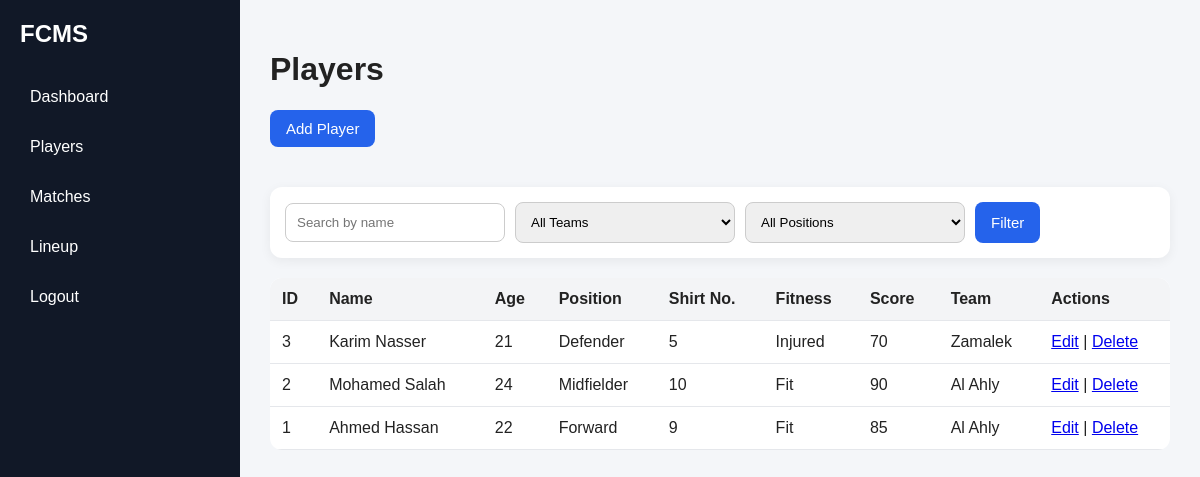
The app's page /public/index.php?page=players (signed in) with its own data.
### tables this page shows
CREATE TABLE `players` (
  `playerId` int(11) NOT NULL,
  `userId` int(11) DEFAULT NULL,
  `teamId` int(11) DEFAULT NULL,
  `name` varchar(100) NOT NULL,
  `age` int(11) DEFAULT NULL,
  `position` varchar(50) DEFAULT NULL,
  `shirtNumber` int(11) DEFAULT NULL,
  `fitnessStatus` varchar(50) DEFAULT NULL,
  `performanceScore` int(11) DEFAULT 0
);

CREATE TABLE `teams` (
  `teamId` int(11) NOT NULL,
  `teamName` varchar(100) NOT NULL,
  `category` varchar(50) DEFAULT NULL
);

### app/controllers/PlayerController.php (called while the page is built, shortened)
<?php
require_once __DIR__ . '/../core/Controller.php';
require_once __DIR__ . '/../models/Player.php';
class PlayerController extends Controller
{
    private $playerModel;
    public function __construct()
    {
        $this->playerModel = new Player();
    }
    public function index()
    {
        $search = $_GET['search'] ?? '';
        $teamId = $_GET['teamId'] ?? '';
        $position = $_GET['position'] ?? '';
        $players = $this->playerModel->getAllPlayers($search, $teamId, $position);
        $teams = $this->playerModel->getTeams();
        $this->view('players/index', [
            'players' => $players,
            'teams' => $teams,
            'search' => $search,
            'selectedTeam' => $teamId,
            'selectedPosition' => $position
        ]);
    }
}

### app/core/Database.php (called while the page is built, shortened)
<?php
class Database
{
    private static $instance = null;
    private $connection;
    private function __construct()
    {
        $this->connection = new mysqli(DB_HOST, DB_USER, DB_PASS, DB_NAME);
        $this->connection->set_charset('utf8mb4');
    }
    public static function getInstance()
    {
        if (self::$instance === null) {
            self::$instance = new Database();
        }
        return self::$instance;
    }
    public function getConnection()
    {
        return $this->connection;
    }
}

### app/core/Model.php (called while the page is built, shortened)
<?php
require_once __DIR__ . '/Database.php';
class Model
{
    public function __construct()
    {
        $this->db = Database::getInstance()->getConnection();
    }
}

### app/models/Player.php (called while the page is built, shortened)
<?php
require_once __DIR__ . '/../core/Model.php';
class Player extends Model
{
    public function getAllPlayers($search = '', $teamId = '', $position = '')
    {
        $sql = "SELECT players.*, teams.teamName
                FROM players
                LEFT JOIN teams ON players.teamId = teams.teamId
                WHERE 1";
        $sql .= " ORDER BY players.playerId DESC";
        $stmt = $this->db->prepare($sql);
        $stmt->execute();
        return $stmt->get_result();
    }
}

### app/views/players/index.php (the view, shortened to what this page needs)
<!DOCTYPE html>
<html lang="en">
<head>
    <link rel="stylesheet" href="<?php echo BASE_URL; ?>css/style.css">
</head>
<body>
<div class="layout">
    <aside class="sidebar">
        <h2>FCMS</h2>
        <ul>
            <li><a href="<?php echo BASE_URL; ?>index.php?page=dashboard">Dashboard</a></li>
            <li><a href="<?php echo BASE_URL; ?>index.php?page=players">Players</a></li>
            <li><a href="<?php echo BASE_URL; ?>index.php?page=matches">Matches</a></li>
            <li><a href="<?php echo BASE_URL; ?>index.php?page=lineup">Lineup</a></li>
            <li><a href="<?php echo BASE_URL; ?>index.php?page=logout">Logout</a></li>
        </ul>
    </aside>
    <main class="content">
        <h1>Players</h1>
        <a class="btn-primary small-btn" href="<?php echo BASE_URL; ?>index.php?page=players&action=create">
            Add Player
        </a>
        <form method="GET" action="<?php echo BASE_URL; ?>index.php" class="filter-form">
            <input type="text" name="search" placeholder="Search by name"
                   value="<?php echo htmlspecialchars($search ?? ''); ?>">
            <select name="teamId">
                <option value="">All Teams</option>
            </select>
            <select name="position">
                <option value="">All Positions</option>
            </select>
            <button type="submit" class="btn-primary">Filter</button>
        </form>
        <table class="data-table">
            <tr>
                <th>ID</th>
                <th>Name</th>
                <th>Age</th>
                <th>Position</th>
                <th>Shirt No.</th>
                <th>Fitness</th>
                <th>Score</th>
                <th>Team</th>
                <th>Actions</th>
            </tr>
            <?php if ($players && $players->num_rows > 0): ?>
                <?php while ($row = $players->fetch_assoc()): ?>
                    <tr>
                        <td><?php echo $row['playerId']; ?></td>
                        <td><?php echo htmlspecialchars($row['name']); ?></td>
                        <td><?php echo htmlspecialchars($row['age']); ?></td>
                        <td><?php echo htmlspecialchars($row['position']); ?></td>
                        <td><?php echo htmlspecialchars($row['shirtNumber']); ?></td>
                        <td><?php echo htmlspecialchars($row['fitnessStatus']); ?></td>
                        <td><?php echo htmlspecialchars($row['performanceScore']); ?></td>
                        <td><?php echo htmlspecialchars($row['teamName'] ?? 'No Team'); ?></td>
                        <td>
                            <a href="<?php echo BASE_URL; ?>index.php?page=players&action=edit&id=<?php echo $row['playerId']; ?>">Edit</a>
                            |
                            <a href="<?php echo BASE_URL; ?>index.php?page=players&action=delete&id=<?php echo $row['playerId']; ?>"
                               onclick="return confirm('Are you sure you want to delete this player?');">
                                Delete
                            </a>
                        </td>
                    </tr>
                <?php endwhile; ?>
            <?php else: ?>
                <tr>
                    <td colspan="9">No players found.</td>
                </tr>
            <?php endif; ?>
        </table>
    </main>
</div>
</body>
</html>

### public/index.php (shortened to what this page needs)
<?php
$page = $_GET['page'] ?? 'login';
$action = $_GET['action'] ?? 'index';
$authController = new AuthController();
if ($page === 'login') {
    if ($action === 'submit') {
        $authController->login();
    } else {
        $authController->showLogin();
    }
} elseif ($page === 'dashboard') {
    $authController->dashboard();
} elseif ($page === 'logout') {
    $authController->logout();
} elseif ($page === 'players') {
    require_once __DIR__ . '/../app/controllers/PlayerController.php';
    $playerController = new PlayerController();
    if ($action === 'create') {
        $playerController->create();
    } elseif ($action === 'store') {
        $playerController->store();
    } elseif ($action === 'edit') {
        $playerController->edit();
    } elseif ($action === 'update') {
        $playerController->update();
    } elseif ($action === 'delete') {
        $playerController->delete();
    } else {
        $playerController->index();
    }
}

### app/core/Controller.php (shortened to what this page needs)
<?php
class Controller
{
    protected function view($view, $data = [])
    {
        extract($data);
        $viewPath = __DIR__ . '/../views/' . $view . '.php';
        if (file_exists($viewPath)) {
            require_once $viewPath;
        } else {
            die('View not found: ' . $view);
        }
    }
}

### public/css/style.css (style rules this page uses)
* { box-sizing: border-box; font-family: Arial, sans-serif; }
body { margin: 0; background: #f4f6f9; color: #222; }
input, select, textarea { width: 100%; padding: 11px; border: 1px solid #ccc; border-radius: 8px; }
.btn-primary, .btn-secondary { display: inline-block; border: none; color: white; padding: 12px 16px; border-radius: 8px; cursor: pointer; font-size: 15px; text-decoration: none; }
.btn-primary { background: #2563eb; }
.layout { display: flex; min-height: 100vh; }
.sidebar { width: 240px; background: #111827; color: white; padding: 20px; flex-shrink: 0; }
.sidebar h2 { margin-top: 0; margin-bottom: 30px; }
.sidebar ul { padding: 0; list-style: none; }
.sidebar li { margin-bottom: 12px; }
.sidebar a { color: white; text-decoration: none; display: block; padding: 10px; border-radius: 8px; }
.content { flex: 1; padding: 30px; }
.data-table { width: 100%; border-collapse: collapse; }
.data-table th, .data-table td { padding: 12px; border-bottom: 1px solid #e5e7eb; text-align: left; }
.data-table th { background: #f8fafc; }
.filter-form { background: white; padding: 15px; border-radius: 12px; margin-bottom: 20px; box-shadow: 0 3px 12px rgba(0,0,0,0.06); }
.small-btn { display: inline-block; width: auto; padding: 10px 16px; margin-bottom: 20px; text-decoration: none; }
.filter-form { background: white; padding: 15px; border-radius: 12px; margin: 20px 0; display: flex; gap: 10px; align-items: center; }
.filter-form input, .filter-form select { max-width: 220px; }
.data-table { width: 100%; border-collapse: collapse; background: white; border-radius: 12px; overflow: hidden; }
.data-table th { background: #f3f4f6; }

### records on screen
players: playerId "3", name "Karim Nasser", age "21", position "Defender", shirtNumber "5", fitnessStatus "Injured", performanceScore "70", teamId.teamName "Zamalek"
players: playerId "2", name "Mohamed Salah", age "24", position "Midfielder", shirtNumber "10", fitnessStatus "Fit", performanceScore "90", teamId.teamName "Al Ahly"
players: playerId "1", name "Ahmed Hassan", age "22", position "Forward", shirtNumber "9", fitnessStatus "Fit", performanceScore "85", teamId.teamName "Al Ahly"
